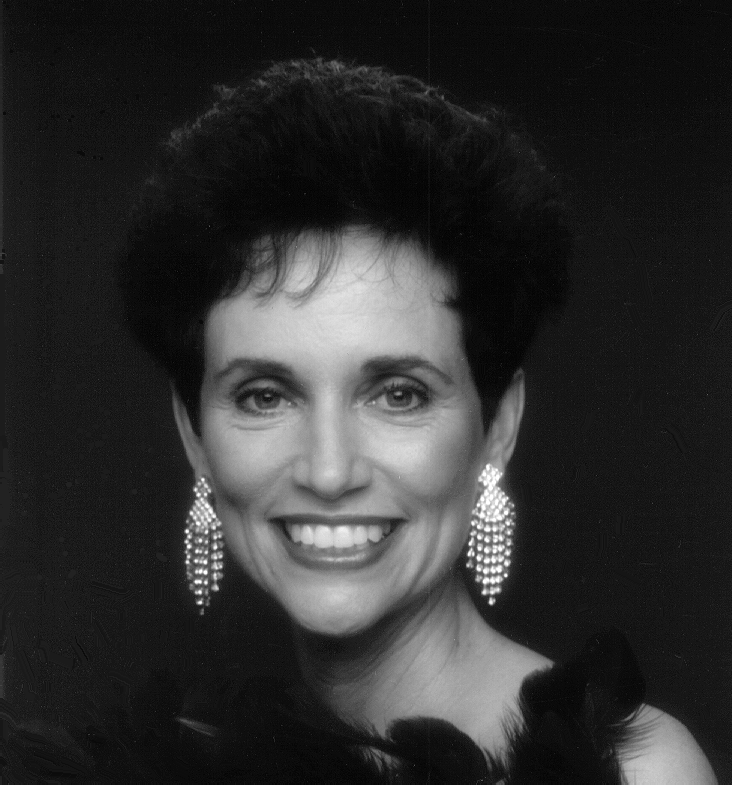
#> input picture resources/woman.png, 732 x 785 px, found by its file name
$ python edge_detection.py
#> lines starting #> are read from the running program, lines starting #| are printed output that depends on the picture
"""
@authors: Christian Kehler, Janik Hasche, Natia Mestvirishvili
"""

import imageio
import matplotlib.pyplot as plt
import matplotlib as matplotlib
import skimage.filters
import numpy as np

def show_image(img, title):
    plt.imshow(img, cmap='gray')
    plt.title(title)
    plt.show()

def draw_hist(img, title):
    histogram, bin_edges = np.histogram(img, bins=256, range=(0, 1))
    plt.figure()
    plt.title(title)
    plt.xlabel("grayscale value")
    plt.ylabel("pixels")
    plt.xlim([0.0, 1.0])
    plt.plot(bin_edges[0:-1], histogram)
    plt.show()


image = imageio.imread('woman.png')
#> image is the input picture: shape (785, 732); min 0, max 255, mean 46.4
show_image(image, 'image')

image_noise = skimage.util.random_noise(image, mode='gaussian', var=0.01)
show_image(image_noise, 'Noisy woman')

image_noise_smoothed = skimage.filters.gaussian(image_noise, sigma=1)
show_image(image_noise_smoothed, 'Gaussian filtered woman')

image_sobel_noisy = skimage.filters.sobel(image_noise)
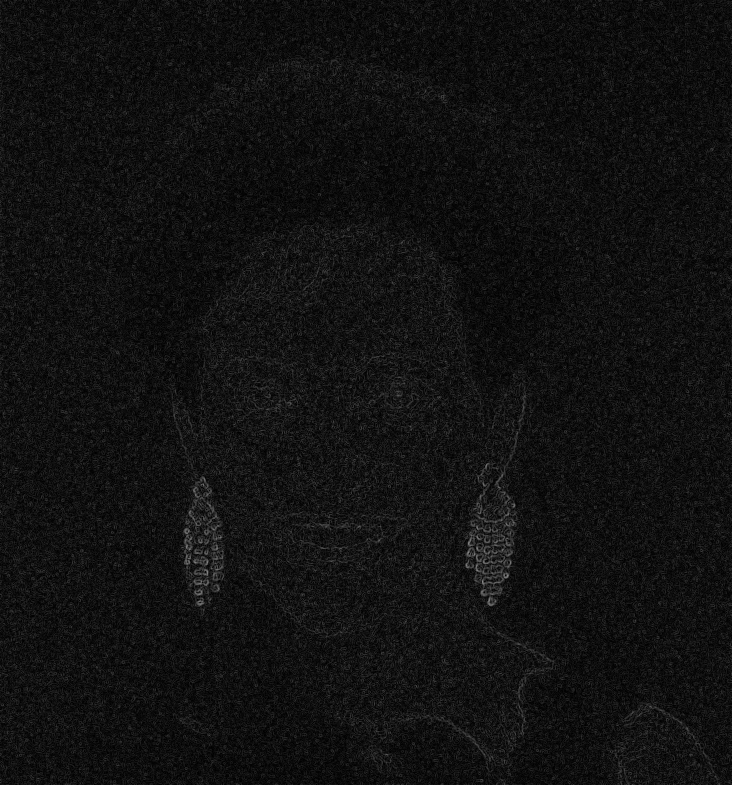
#> image_sobel_noisy: shape (785, 732) float64; min 0, max 0.547, mean 0.0689
show_image(image_sobel_noisy, 'Noisy woman Sobel')

image_sobel_smoothed = skimage.filters.sobel(image_noise_smoothed)
show_image(image_sobel_smoothed, 'Gaussian filtered Sobel')

draw_hist(image_sobel_noisy, 'Noisy Sobel Histogram')
#> in draw_hist, `histogram, bin_edges = np.histogram(img, bins=256, range=(0, 1))`: histogram = 256 values, max 24848 at index 12, min 0 at index 124, mean 2244.6; bin_edges = 257 values from 0 to 1
#> in draw_hist, `plt.show()`:
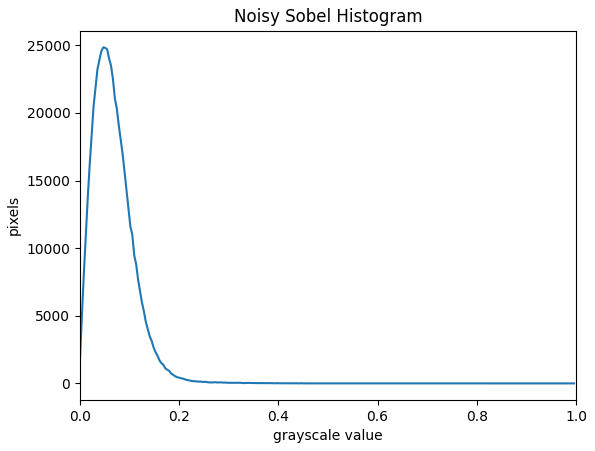
#> figure drawn by matplotlib, 1 panel; curve peaks at x = 0.0469, y = 24848
draw_hist(image_sobel_smoothed, 'Noisy Sobel Histogram')
#> call 2 of draw_hist, with title = 'Noisy Sobel Histogram'
#> in draw_hist (call 2), `histogram, bin_edges = np.histogram(img, bins=256, range=(0, 1))`: histogram = 256 values, max 71160 at index 4, min 0 at index 79, mean 2244.6
#> in draw_hist (call 2), `plt.show()`:
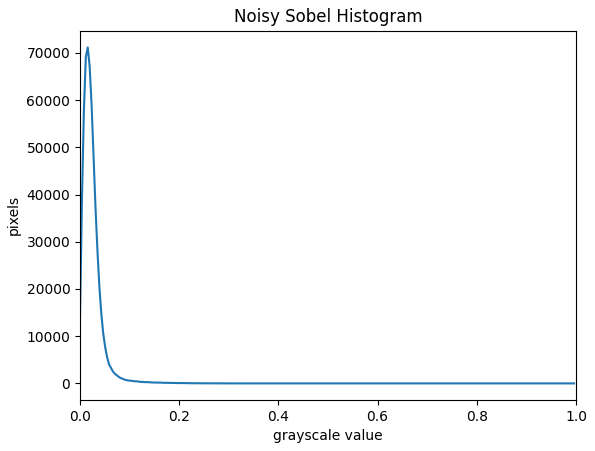
#> figure drawn by matplotlib, 1 panel; curve peaks at x = 0.0156, y = 71160

binary = np.zeros_like(image_sobel_noisy)
binary[image_sobel_noisy > 0.15] = 1.0
show_image(binary, 'mask noisy')
#> in show_image (call 6), `plt.show()`:
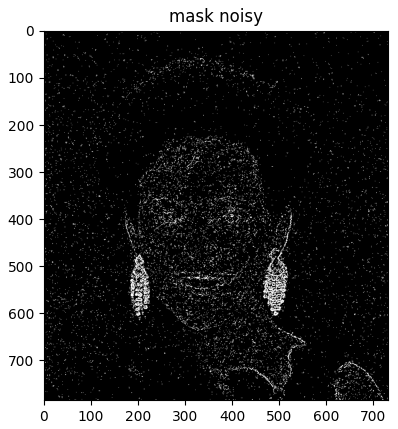
#> figure drawn by matplotlib, 1 panel

binary = np.zeros_like(image_sobel_smoothed)
binary[image_sobel_smoothed > 0.065] = 1.0
show_image(binary, 'mask smoothed')
#> in show_image (call 7), `plt.show()`:
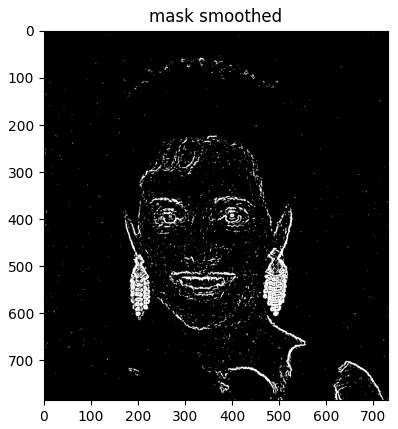
#> figure drawn by matplotlib, 1 panel

# When there is a substantial noise in the image and we use an edge-detecting filter on it,
# the filter picks up almost every large change in intensity, including the noise. However, if a smoothing
# filter is first applied to the image, the averaging of the pixels in regions including noise gets rid of the
# outliers (which are typically a small number of pixels per region with either very high or very low intensities compared to neighbourhood).
# Subsequently, the edge detection filter no longer picks up on the noise as much as before.

$ run again, with resources/visual_attention.png copied over resources/woman.png
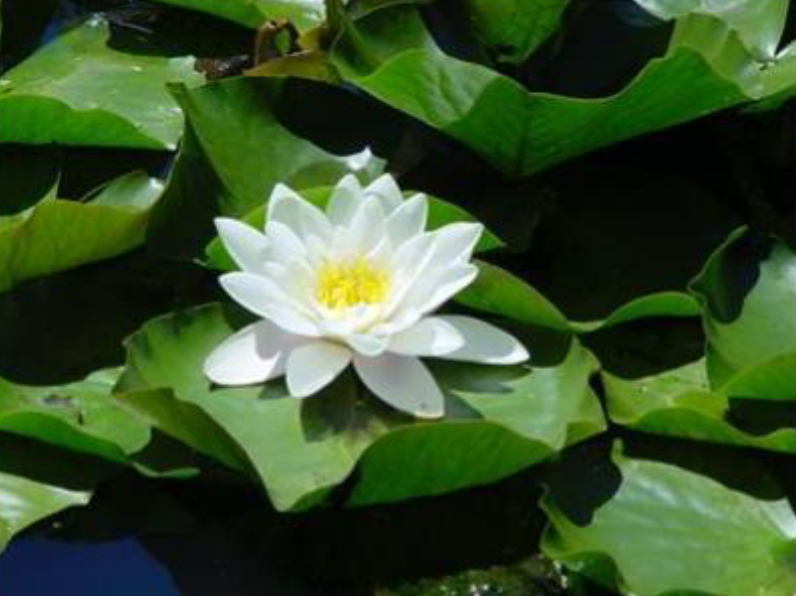
#> input picture resources/visual_attention.png, 796 x 596 px, found by its file name
#> image is the input picture: shape (596, 796, 4); mean R, G, B, A 56.6, 81.2, 42.5, 255
#> histogram = 256 values, max 47371 at index 9, min 0 at index 148, mean 7412.8; bin_edges = 257 values from 0 to 1
#> in draw_hist, `plt.show()`:
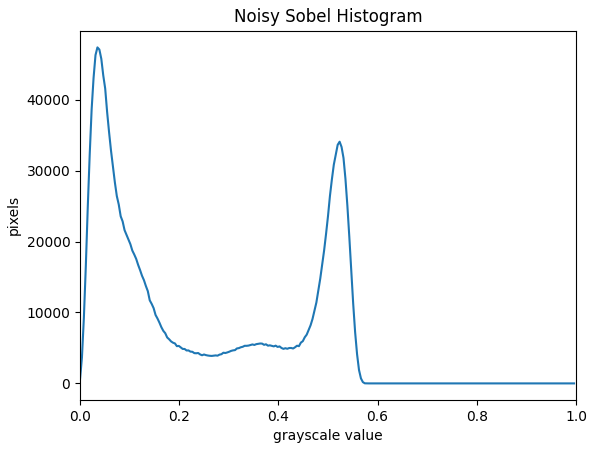
#> figure drawn by matplotlib, 1 panel; curve peaks at x = 0.0352, y = 47371
#> in show_image (call 7), `plt.show()`:
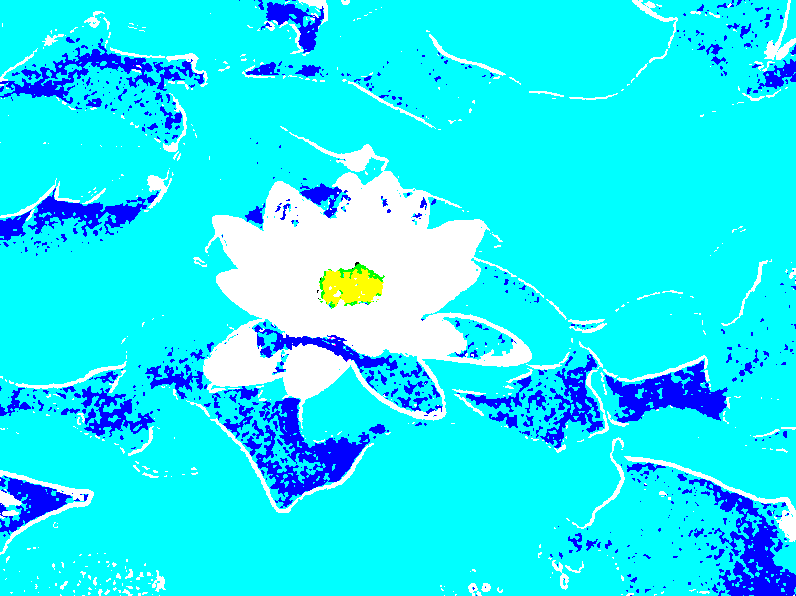
#> shown: shape (596, 796, 4) float64; mean R, G, B, A 0.0486, 0.857, 0.939, 0.925; transparent parts drawn white
